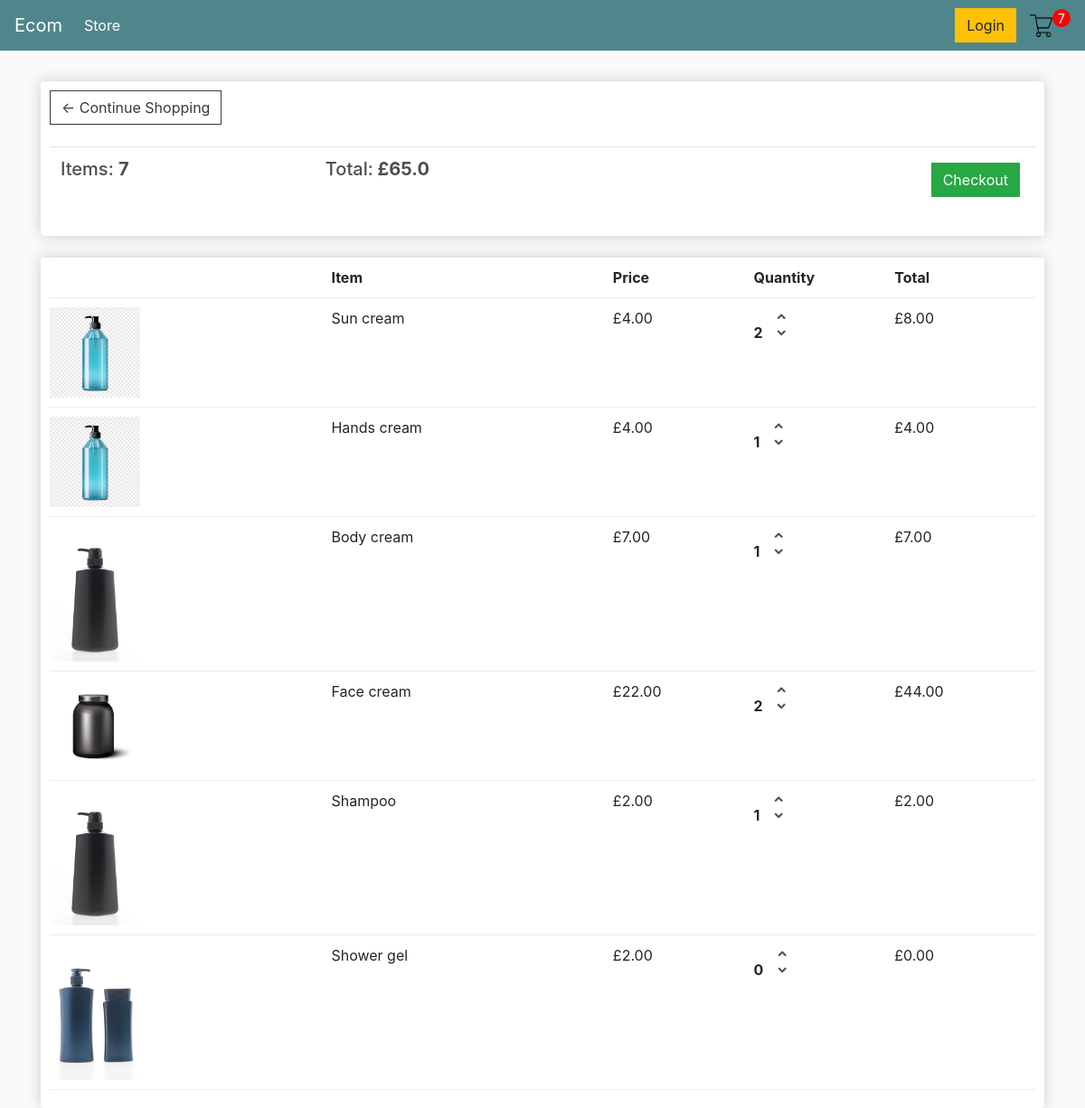
The app's page /cart/ (signed in), older data.
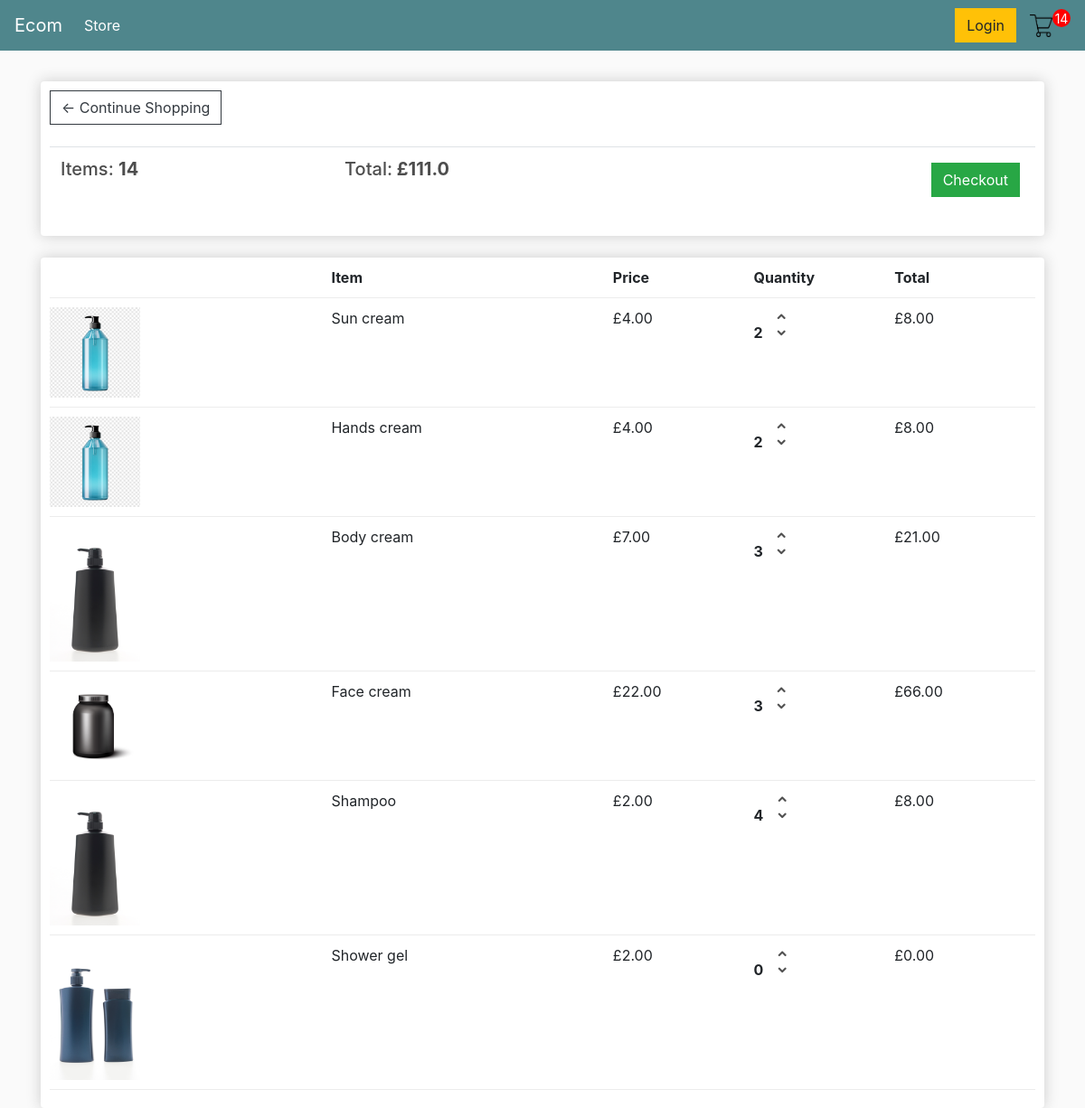
The same page, newer data.
### store/models.py (models this page shows, shortened)
class Order(models.Model):
    customer = models.ForeignKey(Customer, on_delete=models.SET_NULL, null=True, blank=True)
    date_ordered = models.DateTimeField(auto_now_add=True)
    complete = models.BooleanField(default=False, blank=False)
    transaction_id = models.CharField(max_length=100, null=True)
    @property
    def get_cart_total(self):
        orderitems = self.orderitem_set.all()
        total = sum([item.get_total for item in orderitems])
        return total
    @property
    def get_cart_items(self):
        orderitems = self.orderitem_set.all()
        total = sum([item.quantity for item in orderitems])
        return total

class OrderItem(models.Model):
    product = models.ForeignKey(Product, on_delete=models.SET_NULL, null=True, blank=True)
    order = models.ForeignKey(Order, on_delete=models.SET_NULL, null=True, blank=True)
    quantity = models.IntegerField(default=0, null=True, blank=True)
    date_added = models.DateTimeField(auto_now_add=True)
    @property
    def get_total(self):
        total = self.product.price * self.quantity
        return total

class Product(models.Model):
    name = models.CharField(max_length=200, null=True)
    price = models.FloatField()
    digital = models.BooleanField(default=False, null=True, blank=False)
    image = models.ImageField(null=True, blank=True)
    @property
    def imageURL(self):
        try:
            url = self.image.url
        except:
            url = ''
        return url

### store/views.py (the view)
# urls.py: path('cart/', views.cart, name="cart"),
def cart(request):
	if request.user.is_authenticated:
		customer = request.user.customer
		order, created = Order.objects.get_or_create(customer=customer, complete=False)
		items = order.orderitem_set.all()
		cartItems = order.get_cart_items
	else:
		items = []
		order = {'get_cart_total':0, 'get_cart_items':0, 'shipping':False}
		cartItems = order['get_cart_items']
	context = {'items':items, 'order':order, 'cartItems':cartItems}
	return render(request, 'store/cart.html', context)

### store/templates/store/cart.html
{% extends 'store/main.html' %}
{% load static %}
{% block content %}
	<div class="row">
		<div class="col-lg-12">
			<div class="box-element">
				<a  class="btn btn-outline-dark" href="{% url 'store' %}">&#x2190; Continue Shopping</a>
				<br>
				<br>
				<table class="table">
					<tr>
						<th><h5>Items: <strong>{{order.get_cart_items}}</strong></h5></th>
						<th><h5>Total:<strong> £{{order.get_cart_total}}</strong></h5></th>
						<th>
							<a  style="float:right; margin:5px;" class="btn btn-success" href="{% url 'checkout' %}">Checkout</a>
						</th>
					</tr>
				</table>
			</div>
			<br>
			<div class="box-element">
				<div class="cart-row">
					<div style="flex:2"></div>
					<div style="flex:2"><strong>Item</strong></div>
					<div style="flex:1"><strong>Price</strong></div>
					<div style="flex:1"><strong>Quantity</strong></div>
					<div style="flex:1"><strong>Total</strong></div>
				</div>
				{% for item in items %}
				<div class="cart-row">
					<div style="flex:2"><img class="row-image" src="{{item.product.imageURL}}"></div>
					<div style="flex:2"><p>{{item.product.name}}</p></div>
					<div style="flex:1"><p>£{{item.product.price|floatformat:2}}</p></div>
					<div style="flex:1">
						<p class="quantity">{{item.quantity}}</p>
						<div class="quantity">
							<img data-product="{{item.product.id}}" data-action="add" class="chg-quantity update-cart" src="{% static  'images/arrow_up.png' %}">
							<img data-product="{{item.product.id}}" data-action="remove" class="chg-quantity update-cart" src="{% static  'images/arrow_down.png' %}">
						</div>
					</div>
					<div style="flex:1"><p>£{{item.get_total|floatformat:2}}</p></div>
				</div>
               {% endfor %}
			</div>
		</div>
	</div>
{% endblock content %}

Row changes from the older to the newer data that the page shows:
changed through a linked row, Order: get_cart_items "7" → "14"; get_cart_total "65.0" → "111.0"
changed OrderItem "Hands cream": quantity "1" → "2"; get_total "4.00" → "8.00"
changed OrderItem "Body cream": quantity "1" → "3"; get_total "7.00" → "21.00"
changed OrderItem "Face cream": quantity "2" → "3"; get_total "44.00" → "66.00"
changed OrderItem "Shampoo": quantity "1" → "4"; get_total "2.00" → "8.00"
Text that changed along with them:
{{ cartItems }}: "7" → "14"
